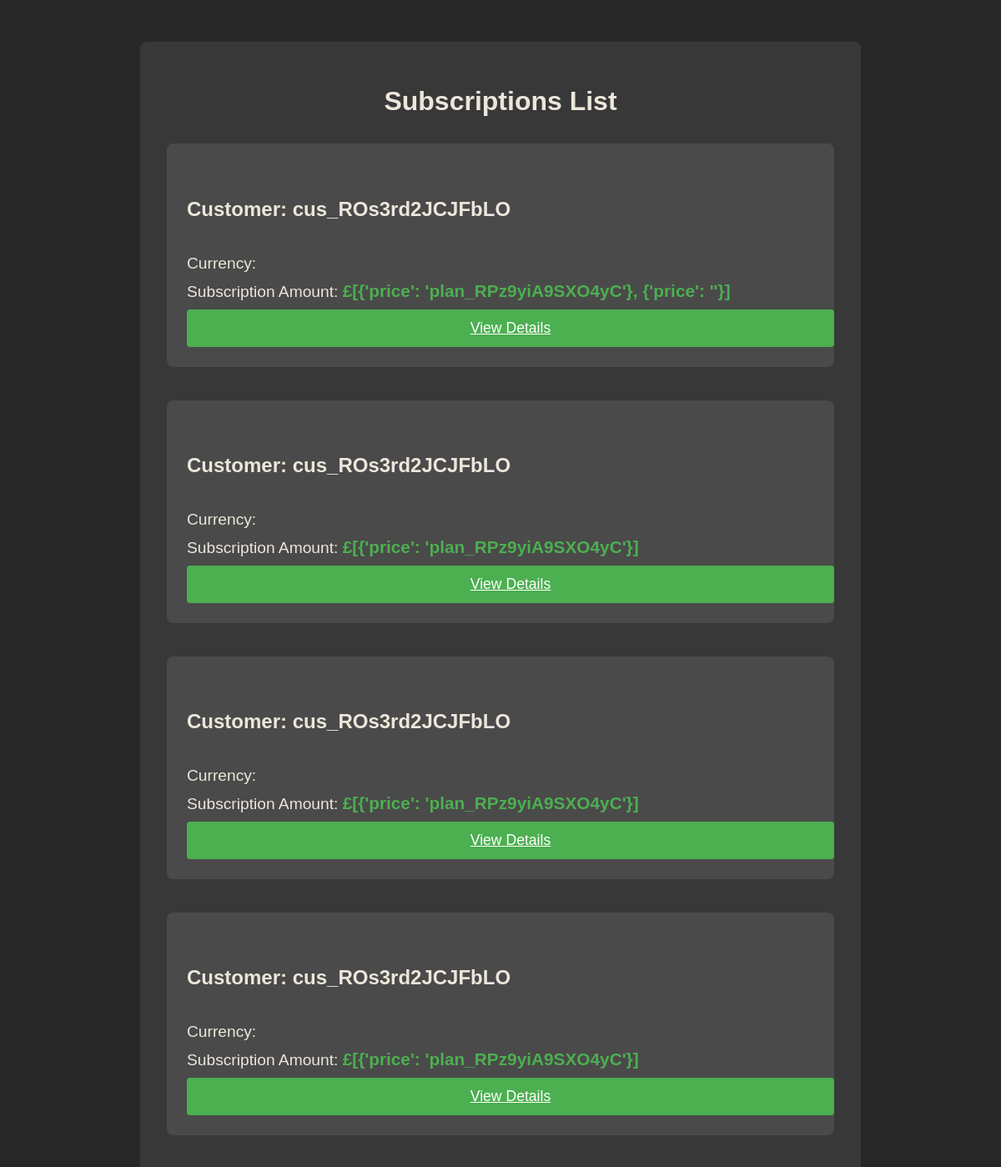
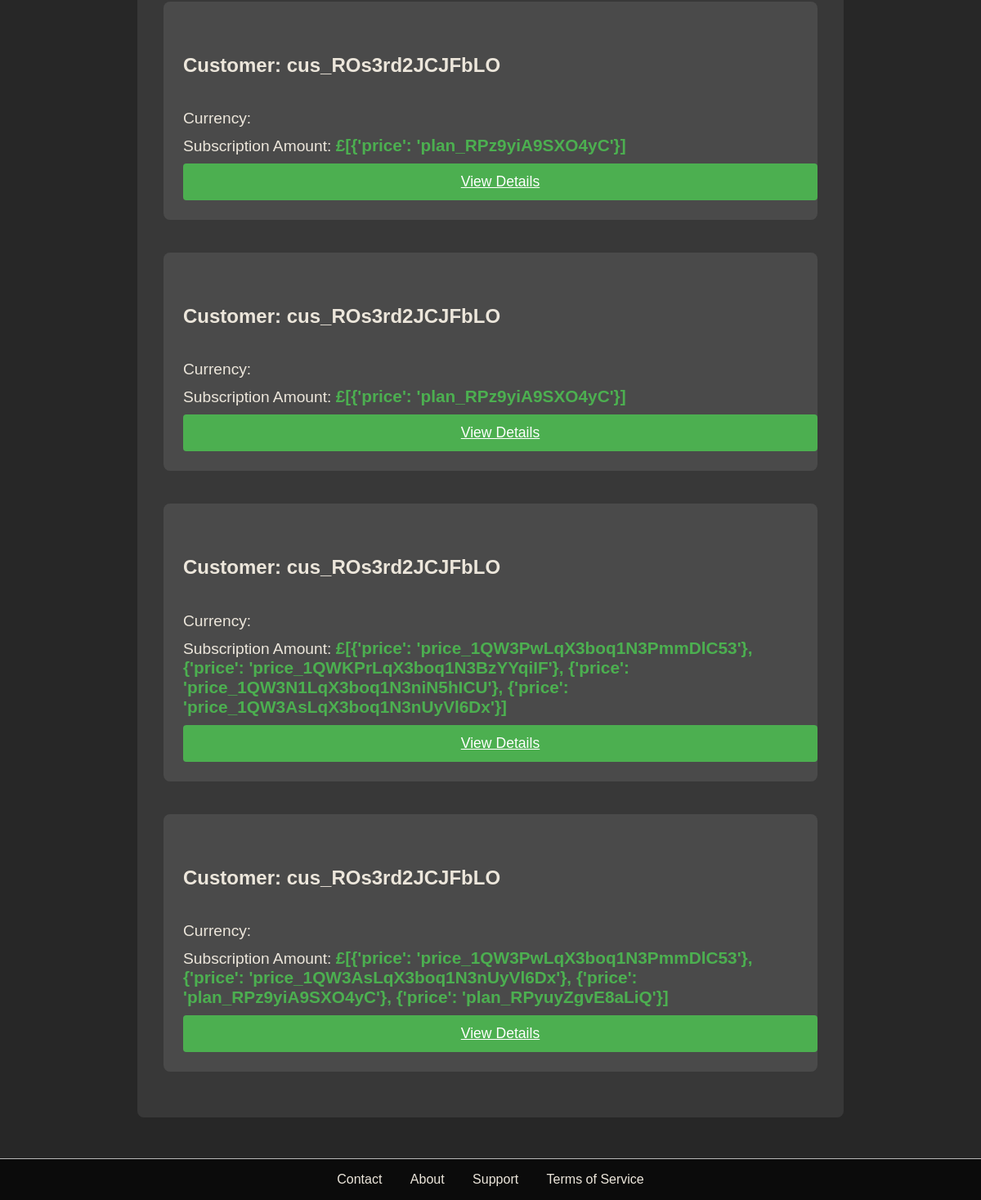
Screenshot of /subscriptions with the database file from the repository (2 pictures, top to bottom).
### pages/classes/subscription/model.py (models this page shows, shortened)
class Subscription(models.Model):
    id = models.UUIDField(primary_key=True, default=uuid.uuid4, editable=False)
    customer = models.CharField(max_length=500)
    items = models.JSONField()
    stripe_subscription_id = models.CharField(max_length=255, blank=True, null=True)
    created = models.DateTimeField(default=now)
    updated = models.DateTimeField(auto_now=True)
    deleted = models.DateTimeField(null=True, blank=True)

### pages/classes/subscription/view.py (the view, shortened to what this page needs)
# urls.py: path('subscriptions', SubscriptionsView.as_view(), name="subscriptions"),
class SubscriptionsView(APIView):
    def get(self, request):
        try:
            account = request.user
            subscriptions = Subscription.objects.all()
            return render(request, 'subscriptions.html', {'account':account, "subscriptions": subscriptions})
        except Exception as e:
            return Response(data={"error": f"'GET' Method Failed for SubscriptionsView: {e}"}, status=400)

### templates/subscriptions.html (shortened to what this page needs)
<!DOCTYPE html>
<html lang="en">
<head>
</head>
<body>
    {% load static %}
    <div class="container">
        <h1>Subscriptions List</h1>
        <div class="card-container">
            {% for subscription in subscriptions %}
            <div class="card">
                <h5 class="card-title">Customer: {{ subscription.customer }}</h5>
                <p class="card-text">Currency: {{ subscription.currency }}</p>
                <p class="card-text">Subscription Amount: <span class="highlight">£{{ subscription.items }}</span></p>
                <a href="{% url 'subscription' subscription.id %}" class="btn btn-primary">View Details</a>
            </div>
            {% endfor %}
        </div>
    </div>
    <footer>
        <a href="{% url 'contact' %}">Contact</a>
        <a href="{% url 'about' %}">About</a>
        <a href="{% url 'support' %}">Support</a>
        <a href="{% url 'terms-of-service' %}">Terms of Service</a>
    </footer>
</body>
</html>

### templates/subscriptions.html (style rules this page uses)
:root { --primary-color: #ECE6DB; --secondary-color: #BABABA; --background-color: #272727; --text-color: #ECE6DB; --highlight-color: #4CAF50; }
body { margin: 0; padding: 0; background-color: var(--background-color); font-family: 'Arial', sans-serif; color: var(--text-color); display: flex; flex-direction: column; min-height: 100vh; }
.container { max-width: 800px; margin: 50px auto; padding: 2rem; background-color: rgba(62, 62, 62, 0.8); border-radius: 8px; z-index: 1; flex-grow: 1; }
h1 { color: var(--primary-color); font-size: 2rem; margin-bottom: 2rem; text-align: center; }
.card { background-color: #4A4A4A; padding: 1.5rem; border-radius: 8px; margin-bottom: 1.5rem; }
.card-title { font-size: 1.5rem; font-weight: bold; color: var(--primary-color); }
.card-text { font-size: 1.2rem; margin: 10px 0; }
.highlight { color: var(--highlight-color); font-size: 1.3rem; font-weight: bold; }
.btn { background-color: var(--highlight-color); color: white; border: none; padding: 0.75rem; cursor: pointer; border-radius: 4px; font-size: 1.1rem; text-align: center; display: inline-block; width: 100%; }
.card-container { display: flex; flex-direction: column; gap: 1rem; }
footer { background-color: rgba(0, 0, 0, 0.7); color: var(--primary-color); padding: 1rem; text-align: center; border-top: 1px solid var(--secondary-color); margin-top: auto; }
footer a { color: var(--primary-color); text-decoration: none; margin: 0 15px; }

### rows the page displays
Subscription: customer "cus_ROs3rd2JCJFbLO", items "[{'price': 'plan_RPz9yiA9SXO4yC'}, {'price': ''}]"
Subscription: customer "cus_ROs3rd2JCJFbLO", items "[{'price': 'plan_RPz9yiA9SXO4yC'}]"
Subscription: customer "cus_ROs3rd2JCJFbLO", items "[{'price': 'plan_RPz9yiA9SXO4yC'}]"
Subscription: customer "cus_ROs3rd2JCJFbLO", items "[{'price': 'plan_RPz9yiA9SXO4yC'}]"
Subscription: customer "cus_ROs3rd2JCJFbLO", items "[{'price': 'plan_RPz9yiA9SXO4yC'}]"
Subscription: customer "cus_ROs3rd2JCJFbLO", items "[{'price': 'plan_RPz9yiA9SXO4yC'}]"
Subscription: customer "cus_ROs3rd2JCJFbLO", items "[{'price': 'price_1QW3PwLqX3boq1N3PmmDlC53'}, {'price': 'price_1QWKPrLqX3boq1N3BzYYqiIF'}, {'price': 'price_1QW3N1LqX3boq1N3niN5hICU'}, {'price': 'price_1QW3AsLqX3boq1N3nUyVl6Dx'}]"
Subscription: customer "cus_ROs3rd2JCJFbLO", items "[{'price': 'price_1QW3PwLqX3boq1N3PmmDlC53'}, {'price': 'price_1QW3AsLqX3boq1N3nUyVl6Dx'}, {'price': 'plan_RPz9yiA9SXO4yC'}, {'price': 'plan_RPyuyZgvE8aLiQ'}]"
